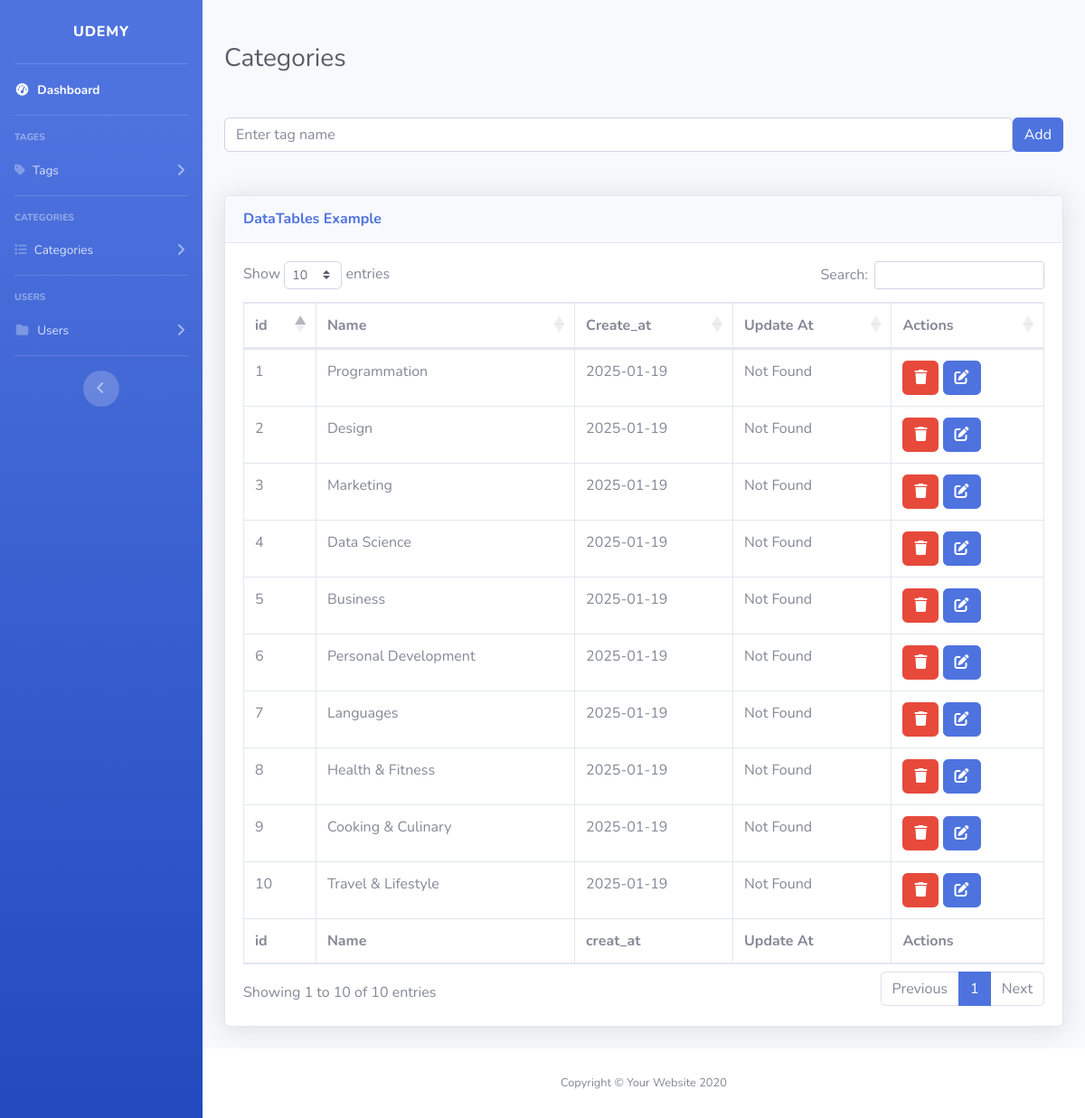
/src/view/admin/categorieTable.php, run on the app's committed database.
### tables this page shows
CREATE TABLE Categories
(
    id INT AUTO_INCREMENT ,
    name VARCHAR(500) UNIQUE ,
    PRIMARY KEY (id),
    created_at DATE NOT NULL ,
    updated_at DATE NULL,
    deleted_at DATE NULL
);

### src/config/Connexion.php (called while the page is built, shortened)
<?php
class Connexion {
    private static $con;
    public static function connection() {
        if(self::$con != null){
        return self::$con;
    }
    else{
         $dotenv = Dotenv::createImmutable(__DIR__.'/../../');
        try {
            self::$con = new PDO(
                "mysql:host=".$_ENV["LOCALHOST"].";dbname=".$_ENV["DATABASE"].";port=".$_ENV["PORT"],
                $_ENV["USER"],
                $_ENV["USER_Password"]
            );
            return self::$con;
        } catch (PDOException $e) {
            echo "Error db: " . $e->getMessage();
            error_log("Connection failed: " . $e->getMessage());
        }
    }
    }
}
?>

### src/Controller/CategorieController.php (called while the page is built, shortened)
<?php
class CategorieController
{
  private $Categoeriemodel ;
     public function __construct()
     {
      $this->Categoeriemodel = new Categoriemodel();
     }
    public function getCategorieC(){
      $getAllcategories = $this->Categoeriemodel-> getAll();
      return  $getAllcategories ;
    }
}
?>

### src/model/BaseModel.php (called while the page is built, shortened)
<?php
abstract class BaseModel{
public function __construct($table_name){
 $this->table_name = $table_name;
 $this->con = Connexion::connection();
}
}
?>

### src/model/Categoriemodel.php (called while the page is built, shortened)
<?php
class Categoriemodel extends BaseModel{
public function getAll(){
    $query = "SELECT Categories.id , Categories.name , Categories.created_at , Categories.updated_at from $this->table_name where Categories.deleted_at IS NULL";
    $stmt = $this->con->prepare($query);
    $stmt->execute();
    $result = $stmt->fetchAll(PDO::FETCH_ASSOC);
if(!$result){
return null ;
}
else{
    return $result ;
}
}
}
?>

### src/view/admin/categorieTable.php (the view, shortened to what this page needs)
<?php
$categorieCon = new CategorieController();
$resultcategories = $categorieCon->getCategorieC();
?>
<!DOCTYPE html>
<html lang="en">
<head>
    <link href="../../../../vendor/fontawesome-free/css/all.min.css" rel="stylesheet" type="text/css">
    <link href="../../../../public/css/sb-admin-2.min.css" rel="stylesheet">
    <link href="../../../../vendor/datatables/dataTables.bootstrap4.min.css" rel="stylesheet">
</head>
<body id="page-top">
    <div id="wrapper">
        <ul class="navbar-nav bg-gradient-primary sidebar sidebar-dark accordion" id="accordionSidebar">
            <a class="sidebar-brand d-flex align-items-center justify-content-center" href="../../../index.php">
                <div class="sidebar-brand-text mx-3">Udemy
                     </div>
            </a>
            <hr class="sidebar-divider my-0">
            <li class="nav-item active">
                <a class="nav-link" href="./dashboard.php">
                    <i class="fas fa-fw fa-tachometer-alt"></i>
                    <span>Dashboard</span></a>
            </li>
            <hr class="sidebar-divider">
            <div class="sidebar-heading">
                Tages
            </div>
            <li class="nav-item">
                <a class="nav-link collapsed" href="#" data-toggle="collapse" data-target="#collapseTwo"
                    aria-expanded="true" aria-controls="collapseTwo">
                    <i class="fa-solid fa-tag"></i>
                    <span>Tags</span>
                </a>
            </li>
            <hr class="sidebar-divider">
            <div class="sidebar-heading">
                Categories
            </div>
            <li class="nav-item">
                <a class="nav-link collapsed" href="#" data-toggle="collapse" data-target="#collapseUtilities"
                    aria-expanded="true" aria-controls="collapseUtilities">
                    <i class="fa-solid fa-list"></i>
                    <span>Categories</span>
                </a>
            </li>
            <hr class="sidebar-divider">
            <div class="sidebar-heading">
               Users
            </div>
            <li class="nav-item">
                <a class="nav-link collapsed" href="#" data-toggle="collapse" data-target="#collapsePages"
                    aria-expanded="true" aria-controls="collapsePages">
                    <i class="fas fa-fw fa-folder"></i>
                    <span>Users</span>
                </a>
            </li>
            <hr class="sidebar-divider d-none d-md-block">
            <div class="text-center d-none d-md-inline">
                <button class="rounded-circle border-0" id="sidebarToggle"></button>
            </div>
        </ul>
        <div id="content-wrapper" class="d-flex flex-column">
            <div id="content">
                <div class="container-fluid">
                    <h1 class="h3 mb-2 text-gray-800 mt-5">Categories</h1>
                            <form id= "tableauCategoriesubmit" action="" method="post">
                                 <div class="d-flex align-items-center my-5">
                                <input type="text" name = "CategorieName" class="form-control me-2" placeholder="Enter tag name" id="CategorieInput">
                                <button type="submit" name="addCategorie" class="btn btn-primary" id="addCategorie">Add</button>
                                </div>
                    <div class="card shadow mb-4">
                        <div class="card-header py-3">
                            <h6 class="m-0 font-weight-bold text-primary">DataTables Example</h6>
                        </div>
                        <div class="card-body">
                            <div class="table-responsive">
                                <table class="table table-bordered" id="dataTable" width="100%" cellspacing="0">
                                    <thead>
                                        <tr>
                                            <th>id</th>
                                            <th>Name</th>
                                            <th>Create_at</th>
                                            <th>Update At</th>
                                            <th>Actions</th>
                                        </tr>
                                    </thead>
                                    <tfoot>
                                        <tr>
                                            <th>id</th>
                                            <th>Name</th>
                                            <th>creat_at</th>
                                            <th>Update At</th>
                                            <th>Actions</th>
                                        </tr>
                                    </tfoot>
                                    <tbody>
                                        <?php
                                        foreach ($resultcategories as $key => $value ) :
                                        ?>
                                        <tr>
                                            <td><?=$value['id'] ?></td>
                                            <td id=<?='Catname' . $value['id'] ?>><?=$value['name'] ?></td>
                                            <td><?=$value['created_at'] ?? 'Not Found' ?></td>
                                            <td><?=$value['updated_at'] ?? 'Not Found' ?></td>
                                            <td>
                                           <button href="#" class="btn btn-danger" name="deletCategorie" onclick="deletCategorieFunc(event , <?=$value['id'] ?>)"> <input type="text" hidden > <i class="fas fa-trash"></i></button>
                                            <button type="button" class="btn btn-primary " onclick="editcategorie(<?=$value['id'] ?>)"><i class="fa-solid fa-pen-to-square"></i></button>
                                            </td>
                                        </tr>
                                        <?php endforeach ;?>
                                    </tbody>
                                </table>
                            </div>
                        </div>
                    </div>
                    </form>
                </div>
            </div>
            <footer class="sticky-footer bg-white">
                <div class="container my-auto">
                    <div class="copyright text-center my-auto">
                        <span>Copyright &copy; Your Website 2020</span>
                    </div>
                </div>
            </footer>
        </div>
    </div>
</body>
</html>

### data on the page
categories: id "1", name "Programmation", created_at "2025-01-19", updated_at "Not Found"
categories: id "2", name "Design", created_at "2025-01-19", updated_at "Not Found"
categories: id "3", name "Marketing", created_at "2025-01-19", updated_at "Not Found"
categories: id "4", name "Data Science", created_at "2025-01-19", updated_at "Not Found"
categories: id "5", name "Business", created_at "2025-01-19", updated_at "Not Found"
categories: id "6", name "Personal Development", created_at "2025-01-19", updated_at "Not Found"
categories: id "7", name "Languages", created_at "2025-01-19", updated_at "Not Found"
categories: id "8", name "Health & Fitness", created_at "2025-01-19", updated_at "Not Found"
categories: id "9", name "Cooking & Culinary", created_at "2025-01-19", updated_at "Not Found"
categories: id "10", name "Travel & Lifestyle", created_at "2025-01-19", updated_at "Not Found"
